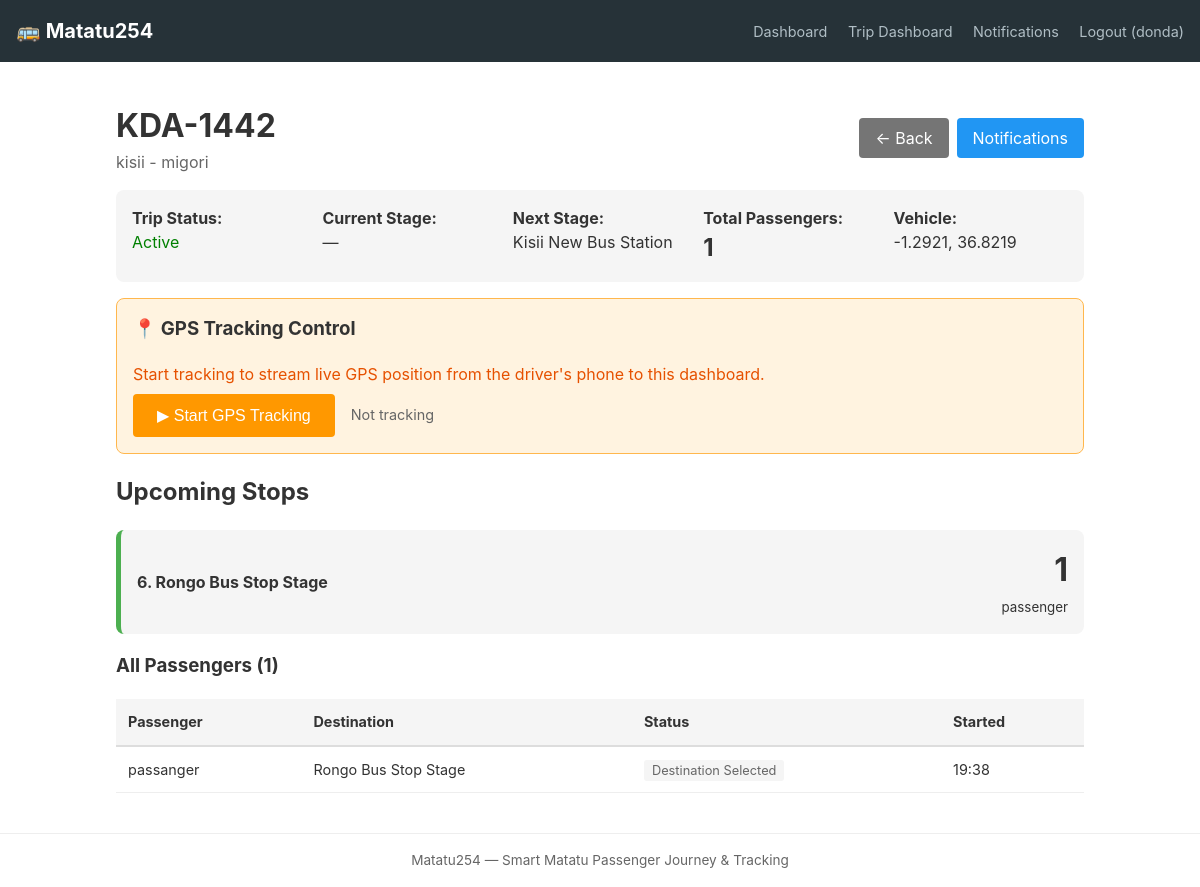
/conductor/trip/1/ (signed in), run on the app's committed database.
### accounts/models.py (models this page shows, shortened)
class User(AbstractUser):
  PASSANGER = 'PASSANGER'
  CONDUCTOR = 'CONDUCTOR'
  ADMIN = 'ADMIN'
  ROLE_CHOICES = [
    (PASSANGER, 'Passenger'),
    (CONDUCTOR, 'Conductor'),
    (ADMIN, 'Admin')
  ]
  phone_number = models.CharField(max_length=15, unique=True, blank=True, null=True)
  role = models.CharField(max_length=20, choices=ROLE_CHOICES, default=PASSANGER)
  matatu = models.ForeignKey(
    'fleet.Matatu',
    on_delete=models.SET_NULL,
    null=True,
    blank=True,
    related_name='conductor',
    help_text='Matatu assigned to this conductor (1:1 per MVP)'
  )
  created_at = models.DateTimeField(auto_now_add=True)
  updated_at = models.DateTimeField(auto_now=True)

### trips/models.py (models this page shows, shortened)
class ActiveTrip(models.Model):
  class Status(models.TextChoices):
    CREATED = "created", "Created"
    ACTIVE = "active", "Active"
    COMPLETED = "completed", "Completed"
    CANCELLED = "cancelled", "Cancelled"
  matatu = models.ForeignKey(Matatu, on_delete=models.CASCADE)
  route = models.ForeignKey(Route, on_delete=models.CASCADE)
  start_time = models.DateTimeField(auto_now_add=True)
  end_time = models.DateTimeField(null=True, blank=True)
  status = models.CharField(
    max_length=9,
    choices=Status.choices,
    default=Status.CREATED,
  )
  current_latitude = models.DecimalField(
      max_digits=9, decimal_places=6, null=True, blank=True
  )
  current_longitude = models.DecimalField(
      max_digits=9, decimal_places=6, null=True, blank=True
  )
  last_ping_at = models.DateTimeField(null=True, blank=True)

### fleet/models.py (models this page shows, shortened)
class Matatu(models.Model):
	registration_number = models.CharField(max_length=20, unique=True)
	operator = models.CharField(max_length=255)
	owner = models.ForeignKey(settings.AUTH_USER_MODEL, on_delete=models.CASCADE, related_name="matatus", null=True, blank=True)
	created_at = models.DateTimeField(auto_now_add=True)

### r_outes/models.py (models this page shows, shortened)
class Route(models.Model):
    name = models.CharField(max_length=100, unique=True)
    description = models.TextField(max_length=150, blank=True)

class Stage(models.Model):
    route = models.ForeignKey(Route, on_delete=models.CASCADE, related_name="stages")
    name = models.CharField(max_length=100)
    sequence_order = models.PositiveIntegerField()
    latitude = models.DecimalField(max_digits=9, decimal_places=6)
    longitude = models.DecimalField(max_digits=9, decimal_places=6)
    class Meta:
        ordering = ["route", "sequence_order"]
        constraints = [
            models.UniqueConstraint(
                fields=["route", "sequence_order"],
                name="unique_stage_order_per_route",
            ),
        ]

### journeys/models.py (models this page shows)
class JourneySession(models.Model):
  class Status(models.TextChoices):
            INITIALIZED = "initiated", "Initiated"
            DESTINATION_SELECTED = "destination_selected", "Destination selected"
            IN_TRANSIT = "in_transit", "In transit"
            APPROACHING = "approaching", "Approaching"
            ARRIVED = "arrived", "Arrived"
            ENDED = "ended", "Ended"
  status = models.CharField(
            max_length=20,
            choices=Status.choices,
            default=Status.INITIALIZED,
          )
  passenger = models.ForeignKey(User, on_delete=models.CASCADE)
  trip = models.ForeignKey(ActiveTrip, on_delete=models.CASCADE)
  destination_stage = models.ForeignKey(Stage, on_delete=models.CASCADE)
  start_time = models.DateTimeField(auto_now_add=True)
  end_time = models.DateTimeField(null=True, blank=True)

### conductor/views.py (the view)
# urls.py: path("trip/<int:trip_id>/", views.trip_detail, name="trip-detail"),
@login_required
def trip_detail(request, trip_id):
    if request.user.role != 'CONDUCTOR':
        return render(request, "conductor/not_conductor.html")
    trip = get_object_or_404(ActiveTrip, pk=trip_id)
    if not _is_authorized_conductor(request.user, trip.matatu):
        return render(request, "conductor/not_authorized.html")
    journeys = JourneySession.objects.filter(trip=trip).select_related(
        'passenger', 'destination_stage'
    ).order_by('destination_stage__sequence_order')
    stage_counts = journeys.values(
        'destination_stage__name',
        'destination_stage__sequence_order',
        'destination_stage_id'
    ).annotate(count=Count('id')).order_by('destination_stage__sequence_order')
    vehicle_pos = None
    if trip.current_latitude and trip.current_longitude:
        vehicle_pos = (float(trip.current_latitude), float(trip.current_longitude))
    from r_outes.routes_services import is_near_stage
    route_stages = list(trip.route.stages.order_by("sequence_order"))
    current_stage = None
    next_stage = None
    if vehicle_pos:
        for stage in route_stages:
            if is_near_stage(vehicle_pos[0], vehicle_pos[1], stage):
                current_stage = stage
            elif next_stage is None:
                next_stage = stage
    upcoming_stops = []
    for sc in stage_counts:
        stage_id = sc['destination_stage_id']
        stage = next((s for s in route_stages if s.id == stage_id), None)
        if stage:
            is_next = next_stage and stage.id == next_stage.id
            is_current = current_stage and stage.id == current_stage.id
            upcoming_stops.append({
                'stage': stage,
                'count': sc['count'],
                'is_next': is_next,
                'is_current': is_current,
            })
    context = {
        "trip": trip,
        "journeys": journeys,
        "upcoming_stops": upcoming_stops,
        "current_stage": current_stage,
        "next_stage": next_stage,
        "total_passengers": journeys.count(),
        "vehicle_pos": vehicle_pos,
    }
    return render(request, "conductor/trip_detail.html", context)

### conductor/views.py (called while the page is built)
def _is_authorized_conductor(user, matatu):
    if not user or not matatu or getattr(user, 'role', None) != 'CONDUCTOR':
        return False
    if getattr(user, 'matatu_id', None) == matatu.pk:
        return True
    if getattr(matatu, 'owner_id', None) == user.pk:
        return True
    return matatu.conductor.filter(pk=user.pk).exists()

### core/geo.py (called while the page is built)
def haversine_distance_m(lat1: float, lon1: float, lat2: float, lon2: float) -> float:
    phi1, phi2 = math.radians(lat1), math.radians(lat2)
    d_phi = math.radians(lat2 - lat1)
    d_lambda = math.radians(lon2 - lon1)
    a = (
        math.sin(d_phi / 2) ** 2
        + math.cos(phi1) * math.cos(phi2) * math.sin(d_lambda / 2) ** 2
    )
    c = 2 * math.atan2(math.sqrt(a), math.sqrt(1 - a))
    return EARTH_RADIUS_M * c

### r_outes/routes_services.py (called while the page is built)
def is_near_stage(vehicle_lat: float, vehicle_lon: float, stage) -> bool:
    distance = haversine_distance_m(
        vehicle_lat, vehicle_lon, float(stage.latitude), float(stage.longitude)
    )
    return distance <= STAGE_ARRIVAL_RADIUS_M

### conductor/templates/conductor/trip_detail.html (shortened to what this page needs)
{% extends 'base.html' %}
{% block content %}
  <div style="max-width: 1000px; margin: 0 auto; padding: 1rem;">
    <header style="display: flex; justify-content: space-between; align-items: center; margin-bottom: 1rem; flex-wrap: wrap; gap: 1rem;">
      <div>
        <h1 style="margin: 0;">{{ trip.matatu.registration_number }}</h1>
        <p style="margin: 0; color: #666;">{{ trip.route.name }}</p>
      </div>
      <div style="display: flex; gap: 0.5rem;">
        <a href="{% url 'conductor:dashboard' %}" style="padding: 0.5rem 1rem; background: #757575; color: white; text-decoration: none; border-radius: 4px;">← Back</a>
        <a href="{% url 'conductor:notifications' %}" style="padding: 0.5rem 1rem; background: #2196f3; color: white; text-decoration: none; border-radius: 4px;">Notifications</a>
      </div>
    </header>
    <div style="background: #f5f5f5; padding: 1rem; border-radius: 8px; margin-bottom: 1rem;">
      <div style="display: grid; grid-template-columns: repeat(auto-fit, minmax(150px, 1fr)); gap: 1rem;">
        <div>
          <strong>Trip Status:</strong><br>
          <span style="text-transform: capitalize; color: {% if trip.status == 'active' %}green{% else %}#666{% endif %};">
            {{ trip.get_status_display }}
          </span>
        </div>
        <div>
          <strong>Current Stage:</strong><br>
          {{ current_stage.name|default:"—" }}
        </div>
        <div>
          <strong>Next Stage:</strong><br>
          {{ next_stage.name|default:"Destination reached" }}
        </div>
        <div>
          <strong>Total Passengers:</strong><br>
          <span style="font-size: 1.5rem; font-weight: bold;">{{ total_passengers }}</span>
        </div>
        <div>
          <strong>Vehicle:</strong><br>
          {% if vehicle_pos %}
            {{ vehicle_pos.0|floatformat:4 }}, {{ vehicle_pos.1|floatformat:4 }}
          {% else %}
            No GPS signal
          {% endif %}
        </div>
      </div>
    </div>
    <div style="background: #fff3e0; padding: 1rem; border-radius: 8px; margin-bottom: 1rem; border: 1px solid #ffb74d;">
      <h3 style="margin-top: 0;">📍 GPS Tracking Control</h3>
      <p style="margin: 0.5rem 0; color: #e65100;">
        Start tracking to stream live GPS position from the driver's phone to this dashboard.
      </p>
      <div style="display: flex; gap: 1rem; flex-wrap: wrap; align-items: center;">
        <button id="start-tracking-btn"
                style="padding: 0.75rem 1.5rem; background: #ff9800; color: white; border: none; border-radius: 4px; font-size: 1rem; cursor: pointer;"
                onclick="startTracking({{ trip.id }})">
          ▶ Start GPS Tracking
        </button>
        <span id="tracking-status" style="color: #666; font-size: 0.9rem;">Not tracking</span>
      </div>
    </div>
    <div style="margin-bottom: 1rem;">
      <h2>Upcoming Stops</h2>
      {% if upcoming_stops %}
        <div style="display: grid; gap: 0.5rem;">
          {% for stop in upcoming_stops %}
            <div style="
              padding: 1rem;
              border-radius: 8px;
              border-left: 5px solid
                {% if stop.is_current %}orange
                {% elif stop.is_next %}#2196f3
                {% else %}#4caf50{% endif %};
              background: {% if stop.is_current %}#fff3e0{% elif stop.is_next %}#e3f2fd{% else %}#f5f5f5{% endif %};
            ">
              <div style="display: flex; justify-content: space-between; align-items: center;">
                <div>
                  <strong>{{ stop.stage.sequence_order }}. {{ stop.stage.name }}</strong>
                </div>
                <div style="text-align: right;">
                  <span style="font-size: 2rem; font-weight: bold; color: #333;">{{ stop.count }}</span><br>
                  <small>passenger{{ stop.count|pluralize }}</small>
                </div>
              </div>
            </div>
          {% endfor %}
        </div>
      {% else %}
        <p style="color: #666;">No passengers on this trip.</p>
      {% endif %}
    </div>
    <div id="passenger-list">
      {% include "conductor/partials/passenger_list.html" with journeys=journeys %}
    </div>
  </div>
{% endblock %}

### templates/base.html (shortened to what this page needs)
<!DOCTYPE html>
<html lang="en">
<head>
</head>
<body>
  <header class="site-header">
    <div class="container">
      <h1>🚌 Matatu254</h1>
      <nav>
        {% if user.is_authenticated %}
          <a href="{% url 'core:dashboard' %}">Dashboard</a>
          {% if user.role == 'CONDUCTOR' %}
            <a href="{% url 'conductor:dashboard' %}">Trip Dashboard</a>
            <a href="{% url 'conductor:notifications' %}">Notifications</a>
          {% endif %}
          <a href="{% url 'accounts:logout' %}">Logout ({{ user.username }})</a>
        {% else %}
          <a href="{% url 'accounts:login' %}">Login</a>
          <a href="{% url 'accounts:register' %}">Register</a>
        {% endif %}
      </nav>
    </div>
  </header>
  <main class="main" id="main-content">
    {% block content %}{% endblock %}
  </main>
  <footer>
    Matatu254 — Smart Matatu Passenger Journey & Tracking
  </footer>
</body>
</html>

### conductor/templates/conductor/partials/passenger_list.html
{% load static %}
<div style="margin-top: 1rem;">
  <h3>All Passengers ({{ journeys.count }})</h3>
  {% if journeys %}
    <div style="overflow-x: auto;">
      <table style="width: 100%; border-collapse: collapse; font-size: 0.9rem;">
        <thead>
          <tr style="background: #f5f5f5;">
            <th style="padding: 0.75rem; text-align: left; border-bottom: 2px solid #ddd;">Passenger</th>
            <th style="padding: 0.75rem; text-align: left; border-bottom: 2px solid #ddd;">Destination</th>
            <th style="padding: 0.75rem; text-align: left; border-bottom: 2px solid #ddd;">Status</th>
            <th style="padding: 0.75rem; text-align: left; border-bottom: 2px solid #ddd;">Started</th>
          </tr>
        </thead>
        <tbody>
          {% for j in journeys %}
            <tr style="border-bottom: 1px solid #eee;">
              <td style="padding: 0.75rem;">{{ j.passenger.username }}</td>
              <td style="padding: 0.75rem;">{{ j.destination_stage.name }}</td>
              <td style="padding: 0.75rem;">
                <span style="
                  text-transform: capitalize;
                  padding: 0.2rem 0.5rem;
                  border-radius: 3px;
                  font-size: 0.8rem;
                  background:
                    {% if j.status == 'approaching' %}#fff3e0
                    {% elif j.status == 'arrived' %}#e8f5e9
                    {% elif j.status == 'ended' %}#f5f5f5
                    {% elif j.status == 'in_transit' %}#e3f2fd
                    {% else %}#f5f5f5{% endif %};
                  color:
                    {% if j.status == 'approaching' %}orange
                    {% elif j.status == 'arrived' %}green
                    {% elif j.status == 'ended' %}#999
                    {% elif j.status == 'in_transit' %}blue
                    {% else %}#666{% endif %};
                ">
                  {{ j.get_status_display }}
                </span>
              </td>
              <td style="padding: 0.75rem;">{{ j.start_time|date:"H:i" }}</td>
            </tr>
          {% endfor %}
        </tbody>
      </table>
    </div>
  {% else %}
    <p style="color: #666;">No passengers on this trip.</p>
  {% endif %}
</div>

### templates/base.html (style rules this page uses)
* { box-sizing: border-box; }
body { font-family: -apple-system, BlinkMacSystemFont, "Segoe UI", Roboto, sans-serif; margin: 0; line-height: 1.5; color: #333; }
.site-header { background: #263238; color: white; padding: 1rem; }
.site-header .container { max-width: 1200px; margin: 0 auto; display: flex; justify-content: space-between; align-items: center; }
.site-header h1 { margin: 0; font-size: 1.25rem; }
.site-header nav a { color: #b0bec5; text-decoration: none; margin-left: 1rem; font-size: 0.9rem; }
.main { max-width: 1200px; margin: 0 auto; padding: 1.5rem 1rem; }
footer { border-top: 1px solid #eee; padding: 1rem; text-align: center; color: #666; font-size: 0.85rem; }

### data on the page
User: username "donda"
ActiveTrip: matatu.registration_number "KDA-1442", route.name "kisii - migori", status "Active"
Stage: name "Kisii New Bus Station"
Stage: stage.sequence_order "6", stage.name "Rongo Bus Stop Stage", count "1"
JourneySession: passenger.username "passanger", destination_stage.name "Rongo Bus Stop Stage", status "Destination Selected", start_time "19:38"

### other printed values
{{ current_stage.name|default:"—" }} "—"
{{ total_passengers }} "1"
{{ vehicle_pos.0|floatformat:4 }} "-1.2921"
{{ vehicle_pos.1|floatformat:4 }} "36.8219"
{{ journeys.count }} "1"
